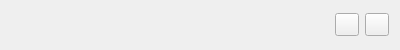
<?xml version="1.0" encoding="UTF-8"?>
<ui version="4.0">
 <class>EventEntry</class>
 <widget class="QWidget" name="EventEntry">
  <property name="geometry">
   <rect>
    <x>0</x>
    <y>0</y>
    <width>400</width>
    <height>50</height>
   </rect>
  </property>
  <property name="windowTitle">
   <string>Form</string>
  </property>
  <layout class="QHBoxLayout" name="mainLayout">
   <item>
    <widget class="QLabel" name="labelIcon">
     <property name="sizePolicy">
      <sizepolicy hsizetype="Fixed" vsizetype="Fixed">
       <horstretch>0</horstretch>
       <verstretch>0</verstretch>
      </sizepolicy>
     </property>
     <property name="minimumSize">
      <size>
       <width>28</width>
       <height>28</height>
      </size>
     </property>
     <property name="maximumSize">
      <size>
       <width>28</width>
       <height>28</height>
      </size>
     </property>
     <property name="pixmap">
      <pixmap resource="resources.qrc">:/icon/event</pixmap>
     </property>
     <property name="scaledContents">
      <bool>true</bool>
     </property>
    </widget>
   </item>
   <item>
    <widget class="QLabel" name="Name"/>
   </item>
   <item>
    <widget class="QToolButton" name="removeButton">
     <property name="icon">
      <iconset theme="list-remove">
       <normaloff/>
      </iconset>
     </property>
    </widget>
   </item>
   <item>
    <widget class="QToolButton" name="settingsButton">
     <property name="icon">
      <iconset theme="preferences-system">
       <normaloff/>
      </iconset>
     </property>
    </widget>
   </item>
  </layout>
 </widget>
 <resources>
  <include location="resources.qrc"/>
 </resources>
 <connections>
  <connection>
   <sender>removeButton</sender>
   <signal>clicked()</signal>
   <receiver>EventEntry</receiver>
   <slot>DeleteButtonClicked()</slot>
   <hints>
    <hint type="sourcelabel">
     <x>332</x>
     <y>25</y>
    </hint>
    <hint type="destinationlabel">
     <x>333</x>
     <y>246</y>
    </hint>
   </hints>
  </connection>
  <connection>
   <sender>settingsButton</sender>
   <signal>clicked()</signal>
   <receiver>EventEntry</receiver>
   <slot>SettingsButtonClicked()</slot>
   <hints>
    <hint type="sourcelabel">
     <x>381</x>
     <y>28</y>
    </hint>
    <hint type="destinationlabel">
     <x>399</x>
     <y>211</y>
    </hint>
   </hints>
  </connection>
 </connections>
 <slots>
  <slot>SettingsButtonClicked()</slot>
  <slot>DeleteButtonClicked()</slot>
 </slots>
</ui>
